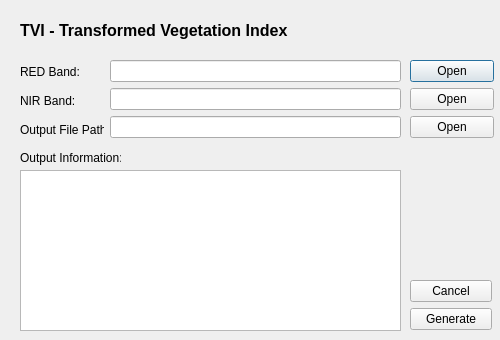
<?xml version="1.0" encoding="UTF-8"?>
<ui version="4.0">
 <class>Tvi</class>
 <widget class="QDialog" name="Tvi">
  <property name="geometry">
   <rect>
    <x>0</x>
    <y>0</y>
    <width>500</width>
    <height>340</height>
   </rect>
  </property>
  <property name="windowTitle">
   <string>Dialog</string>
  </property>
  <widget class="QLabel" name="label_4">
   <property name="geometry">
    <rect>
     <x>20</x>
     <y>10</y>
     <width>411</width>
     <height>41</height>
    </rect>
   </property>
   <property name="font">
    <font>
     <pointsize>12</pointsize>
     <weight>75</weight>
     <bold>true</bold>
    </font>
   </property>
   <property name="text">
    <string>TVI - Transformed Vegetation Index</string>
   </property>
  </widget>
  <widget class="QWidget" name="layoutWidget">
   <property name="geometry">
    <rect>
     <x>410</x>
     <y>60</y>
     <width>84</width>
     <height>81</height>
    </rect>
   </property>
   <layout class="QHBoxLayout" name="horizontalLayout">
    <item>
     <layout class="QVBoxLayout" name="verticalLayout_3">
      <item>
       <widget class="QPushButton" name="tviRED_btn">
        <property name="text">
         <string>Open</string>
        </property>
       </widget>
      </item>
      <item>
       <widget class="QPushButton" name="tviNIR_btn">
        <property name="text">
         <string>Open</string>
        </property>
       </widget>
      </item>
      <item>
       <widget class="QPushButton" name="tviOut_btn">
        <property name="text">
         <string>Open</string>
        </property>
       </widget>
      </item>
     </layout>
    </item>
   </layout>
  </widget>
  <widget class="QWidget" name="layoutWidget_2">
   <property name="geometry">
    <rect>
     <x>410</x>
     <y>280</y>
     <width>82</width>
     <height>50</height>
    </rect>
   </property>
   <layout class="QVBoxLayout" name="verticalLayout_4">
    <item>
     <widget class="QPushButton" name="cancel_btn">
      <property name="text">
       <string>Cancel</string>
      </property>
     </widget>
    </item>
    <item>
     <widget class="QPushButton" name="tvi_btn">
      <property name="text">
       <string>Generate</string>
      </property>
     </widget>
    </item>
   </layout>
  </widget>
  <widget class="QLabel" name="label_5">
   <property name="geometry">
    <rect>
     <x>20</x>
     <y>150</y>
     <width>101</width>
     <height>16</height>
    </rect>
   </property>
   <property name="text">
    <string>Output Information:</string>
   </property>
  </widget>
  <widget class="QWidget" name="layoutWidget_3">
   <property name="geometry">
    <rect>
     <x>20</x>
     <y>60</y>
     <width>84</width>
     <height>81</height>
    </rect>
   </property>
   <layout class="QVBoxLayout" name="verticalLayout">
    <item>
     <widget class="QLabel" name="label_2">
      <property name="text">
       <string>RED Band:</string>
      </property>
     </widget>
    </item>
    <item>
     <widget class="QLabel" name="label">
      <property name="text">
       <string>NIR Band:</string>
      </property>
     </widget>
    </item>
    <item>
     <widget class="QLabel" name="label_3">
      <property name="text">
       <string>Output File Path:</string>
      </property>
     </widget>
    </item>
   </layout>
  </widget>
  <widget class="QWidget" name="layoutWidget_4">
   <property name="geometry">
    <rect>
     <x>110</x>
     <y>60</y>
     <width>291</width>
     <height>80</height>
    </rect>
   </property>
   <layout class="QVBoxLayout" name="verticalLayout_2">
    <item>
     <widget class="QLineEdit" name="tviRED_txt"/>
    </item>
    <item>
     <widget class="QLineEdit" name="tviNIR_txt"/>
    </item>
    <item>
     <widget class="QLineEdit" name="tviOut_txt"/>
    </item>
   </layout>
  </widget>
  <widget class="QTextBrowser" name="textBrowser">
   <property name="geometry">
    <rect>
     <x>20</x>
     <y>170</y>
     <width>381</width>
     <height>161</height>
    </rect>
   </property>
  </widget>
 </widget>
 <resources/>
 <connections/>
</ui>
